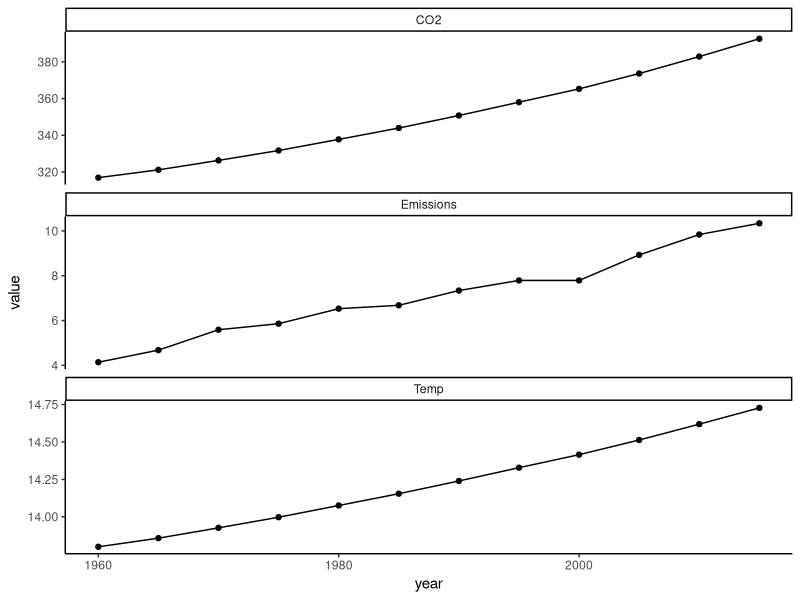
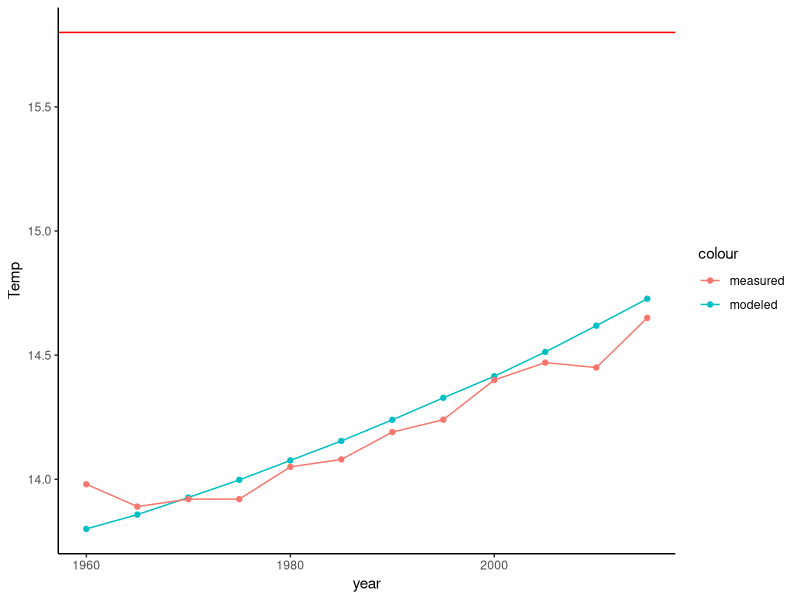

R code for these plots, in order:
#Adapted from: https://scied.ucar.edu/activity/very-simple-climate-model-activity

#Equation
#T = To + S * log2(C / Co)

#T is new/current temp
#To is known temp and a ref time 
#S is the "climate sensitivity" factor 
# this is the temp rise per doubling of CO2
#C is new/current CO2 concentration
#Co is the known atmospheric CO2 concentration for 
# the same ref time as To

library(tidyverse)
theme_set(theme_classic())

S <- 3 #degrees C for every doubling of CO2

#Carbon emissions, gigatons of carbon
Emissions <- c(4.14, 4.68, 5.59, 5.86, 6.53, 
               6.68, 7.34, 7.79, 7.79, 8.93,
               9.84, 10.34)

#CO2 concentration #ppm
CO2 <- rep(NA, length(Emissions))
CO2[1] <- 316.91 #starting CO2 concentration

#Temperature degrees C
Temp <- rep(NA, length(Emissions))
Temp[1] <- 13.8 #starting temperature
#Actual global temps, for comparison
Temp_actual <- c(13.98, 13.89, 13.92, 13.92, 14.05, 
                 14.08, 14.19, 14.24, 14.40, 14.47,
                 14.45, 14.65)

#years
year <- seq(from = 1960, by = 5, length.out = length(Emissions))

#Calculate CO2 concentration from emissions
# 55% of emissions are absorbed by ocean and biosphere
# Every 2.3 GtC of emissions that get to the atmosphere 
# raises CO2 1ppm
# 0.1% CO2 leaves atmosphere naturally 
CO2added <- ((Emissions * 0.45) / 2.3) * 5

for(x in 2:length(Emissions)){
  #multiply by 0.999 because 1% CO2 leaves naturally
  CO2[x] <- (CO2[x-1] + CO2added[x]) * 0.999
  
  #T = To + S * log2(C / Co)
  Temp[x] <- Temp[x-1] + (S * log2(CO2[x]/CO2[x-1]))
}

#Format data for plotting
Data <- as_tibble(cbind(year, CO2, Temp, Emissions))
Temps <- as_tibble(cbind(year, Temp, Temp_actual))
if(length(Temps$Temp_actual) > 12)
  is.na(Temps$Temp_actual[13:length(Emissions)]) = TRUE

Data_long <- pivot_longer(Data, cols = CO2:Emissions)

#plot 3 panel plot of CO2, emissions, and temp
ggplot(Data_long, aes(x = year, y = value))+
  geom_point()+
  geom_line()+
  facet_wrap(facets = "name", ncol = 1, scales = "free_y")

#plot just temperature, compare to measured temp
#and show line at 3 deg C warming
ggplot(Temps, aes(x = year, y = Temp, color = "modeled"))+
  geom_line()+ geom_point()+
  geom_line(aes(y = Temp_actual, color = "measured"))+
  geom_point(aes(y = Temp_actual, color = "measured"))+
  geom_hline(yintercept = 15.8, color = "red")
  